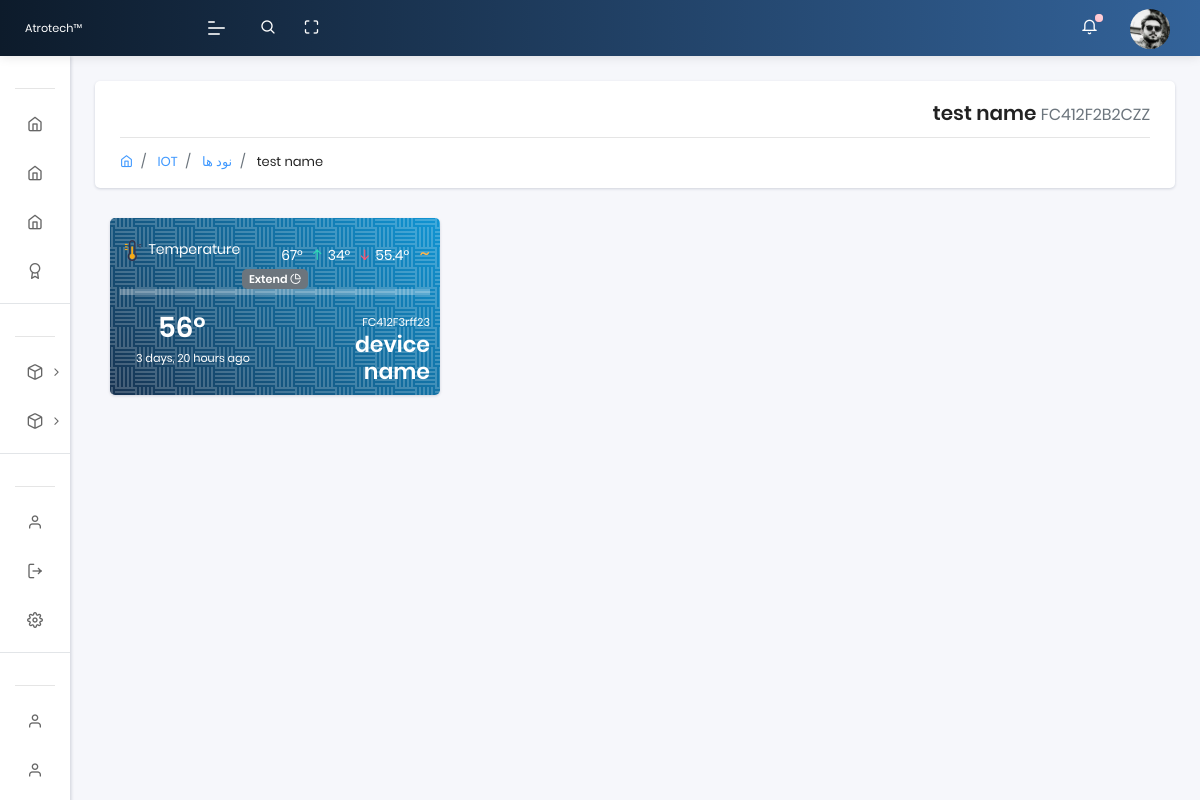
The app's page /nodes_detail/3/ (signed in), older data.
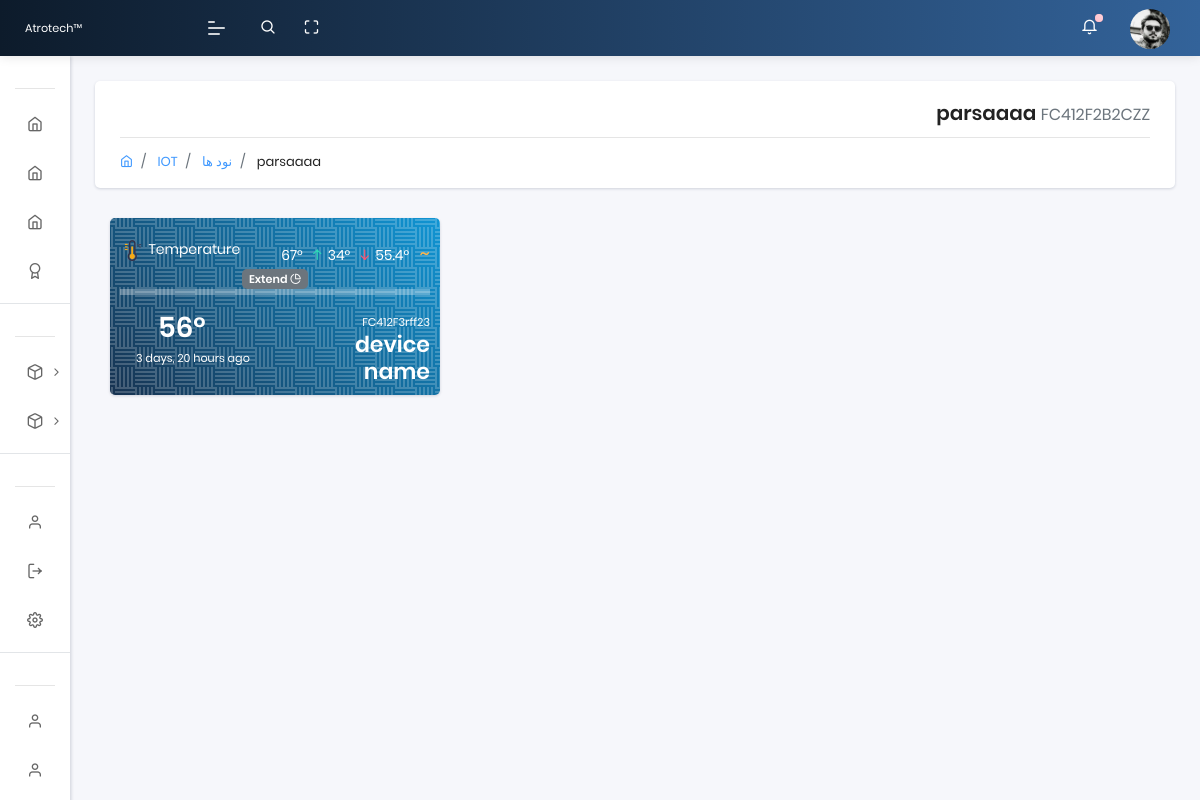
The same page, newer data.
### app/models.py (models this page shows, shortened)
class Rom(models.Model):
    name = models.CharField(max_length=40, default='device name')
    UUID = models.CharField(max_length=20)
    family_id = models.CharField(max_length=20)
    node_id = models.CharField(max_length=20)
    updated_on = models.DateTimeField(auto_now= True)
    created_on = models.DateTimeField()
    def get_absolute_sensor_url(self):
        return reverse('app:sensors_detail',args=[self.id])

### app/views.py (the view)
# urls.py: path('nodes_detail/<int:id>/',views.nodes_detail,name='nodes_detail'),
@login_required(login_url="/login/")
def nodes_detail(request, id):
    uuid = models.User_uuid.objects.filter(user=request.user).values('UUID')
    devices = models.Rom.objects.filter(UUID__in=uuid, family_id='01')
    side_temp = models.Rom.objects.filter(family_id='28')
    node = get_object_or_404(models.Rom, id=id)
    sensors = models.Rom.objects.filter(node_id=node.node_id)
    sensors_uuid = models.Rom.objects.filter(node_id=node.node_id).values('UUID')
    temp12 = models.Temp12.objects.filter(UUID__in=sensors_uuid)
    temp_uuid = models.Temp12.objects.filter(UUID__in=sensors_uuid).values('UUID').distinct()
    temp_just_uuid=list(temp_uuid.values_list('UUID', flat=True))
    i=0
    temp_data = []
    temp_last_7_chart = []
    while i < len(temp_just_uuid):
        Temp12_value = models.Temp12.objects.filter(UUID=temp_just_uuid[i]).values_list('temp', flat=True).latest('created_on')
        max = models.Temp12.objects.filter(UUID=temp_just_uuid[i]).aggregate(Max('temp'))['temp__max']
        min = models.Temp12.objects.filter(UUID=temp_just_uuid[i]).aggregate(Min('temp'))['temp__min']
        avg = models.Temp12.objects.filter(UUID=temp_just_uuid[i]).aggregate(Avg('temp'))['temp__avg']
        last_update = models.Temp12.objects.filter(UUID=temp_just_uuid[i]).values_list('created_on', flat=True).latest('created_on')
        data_feeding =  { 'UUID':temp_just_uuid[i], 'last_temp':Temp12_value, 'max_temp':max, 'min_temp':min, 'avg_temp':avg, 'last_update':last_update }
        temp_data.append(data_feeding)
        last7 = list(models.Temp12.objects.filter(UUID=temp_just_uuid[i]).values_list('temp', flat=True).order_by('-created_on')[:7])
        last7.reverse()
        last7_data =  { 'UUID':temp_just_uuid[i], 'data':last7 }
        temp_last_7_chart.append(last7_data)
        i+=1
    context = {
    'devices':devices,
    'side_temp':side_temp,
    'node':node,
    'sensors':sensors,
    'temp12':temp12,
    'temp_data':temp_data,
    'temp_last_7_chart':temp_last_7_chart
    }
    context['segment'] = 'nodes_detail'
    html_template = loader.get_template( 'nodes_detail.html' )
    return HttpResponse(html_template.render(context, request))

### templates/nodes_detail.html (shortened to what this page needs)
{% extends "layouts/base.html" %}
{% block content %}
{% load humanize %}
  <section class="pcoded-main-container">
      <div class="pcoded-content">
          <div class="page-header">
            <div class="page-block">
              <div class="row align-items-center">
                <div class="col-md-12">
                  <div class="page-header-title">
                    <h5 class="m-b-10" align="right" dir="rtl"> {{ node.name }} <small class="text-muted">{{ node.UUID }}</small> </h5>
                  </div>
                  <ul class="breadcrumb">
                    <li class="breadcrumb-item"><a href="index.html"><i class="feather icon-home"></i></a></li>
                    <li class="breadcrumb-item"><a href="#!"> IOT </a></li>
                    <li class="breadcrumb-item"><a href="#!"> نود ها </a></li>
                    <li class="breadcrumb-item"><a href="#!"> {{ node.name }} </a></li>
                  </ul>
                </div>
              </div>
            </div>
          </div>
      <div class="container">
        <div class="row">
         {% for Rom in sensors %}
             {% if Rom.family_id == "28" %}
               {% for Temp12 in temp_data %}
               {% if Rom.UUID == Temp12.UUID %}
               <div class="col-sm-4">
                     <div class="card bg-primary text-white">
                         <div class="card-body bg-patern-white">
                             <div class="row">
                                 <div class="col-auto">
                                   <img src="/static/assets/images/sensors/temp.png" width="25px">
                                   <span>Temperature</span>
                                 </div>
                                 <div class="col text-right">
                                     <span class="text-white"> {{ Temp12.max_temp }}° <i class="feather icon-arrow-up ml-1 text-success"></i></span>
                                     <span class="text-white"> {{ Temp12.min_temp }}° <i class="feather icon-arrow-down ml-1 text-danger"></i></span>
                                     <span class="text-white"> {{ Temp12.avg_temp|floatformat:1 }}° &nbsp;&nbsp;<span style="font-size: 20px;" class="text-warning">~</span> </span>
                                 </div>
                             </div>
                             <div align="center">
                               <a href="#!" class="badge badge-secondary collapsible">Extend <i class="feather icon-pie-chart"></i> </a>
                               <div class="collapsiblecontent" style="background-color:#ffffff4f;">
                               </div>
                             </div>
                             <div class="row mt-3">
                                 <div class="col">
                                   <h3 class="m-0 text-white">
                                        {{ Temp12.last_temp }}°
                                   </h3>
                                   <small class="ml-3"> {{ Temp12.last_update|naturaltime }} </small>
                                 </div>
                                 <div class="col" align="right">
                                     <small> {{ Rom.UUID }} </small>
                                     <a href="{{ Rom.get_absolute_sensor_url }}"><h4 class="m-0 text-white text-right"> {{ Rom.name }} </h4></a>
                                 </div>
                             </div>
                         </div>
                     </div>
                </div>
               {% endif %}
               {% endfor %}
             {% endif %}
         {% endfor %}
        </div>
      </div>
        </div>
    </section>
{% endblock content %}

### templates/includes/sidebar.html (shortened to what this page needs)
	<nav class="pcoded-navbar menupos-fixed menu-light ">
		<div class="navbar-wrapper  ">
			<div class="navbar-content scroll-div " >
				<ul class="nav pcoded-inner-navbar ">
					<li class="nav-item pcoded-menu-caption">
					</li>
					<li class="nav-item">
					    <a href="/" class="nav-link ">
                <span class="pcoded-micon"> <i class="feather icon-home"></i> </span>
							</a>
					</li>
					<li class="nav-item">
					    <a href="{% url 'app:nodes' %}" class="nav-link ">
                <span class="pcoded-micon"> <i class="feather icon-home"></i> </span>
							</a>
					</li>
					<li class="nav-item">
					    <a href="{% url 'app:sensors' %}" class="nav-link ">
                <span class="pcoded-micon"> <i class="feather icon-home"></i> </span>
							</a>
					</li>
					<li class="nav-item">
					    <a href="#eee" class="nav-link ">
                <span class="pcoded-micon"> <i class="feather icon-award"></i> </span>
							</a>
					</li>
					<li class="nav-item pcoded-menu-caption">
					</li>
					{% for Rom in devices %}
					<li class="nav-item pcoded-hasmenu">
						<a href="#!" class="nav-link "><span class="pcoded-micon"><i class="feather icon-box"></i></span><span class="pcoded-mtext"> {{ Rom.name }} </span></a>
					</li>
					{% endfor %}
					<li class="nav-item pcoded-menu-caption">
					</li>
					<li class="nav-item">
					    <a href="/profile" class="nav-link "><span class="pcoded-micon">
						    <i class="feather icon-user"></i></span><span class="pcoded-mtext"> پروفایل </span>
						  </a>
					</li>
					<li class="nav-item">
					    <a href="{% url 'logout' %}" class="nav-link "><span class="pcoded-micon">
						    <i class="feather icon-log-out"></i></span><span class="pcoded-mtext"> خروج </span>
						  </a>
					</li>
					<li class="nav-item">
					    <a href="#ttt" class="nav-link "><span class="pcoded-micon">
						    <i class="feather icon-settings"></i></span><span class="pcoded-mtext"> تنظیمات </span>
					  	</a>
					</li>
					<li class="nav-item pcoded-menu-caption">
					</li>
					<li class="nav-item">
					    <a href="#www" class="nav-link "><span class="pcoded-micon">
						    <i class="feather icon-user"></i></span><span class="pcoded-mtext"> مستندات </span>
						  </a>
					</li>
					<li class="nav-item">
					    <a href="#fff" class="nav-link "><span class="pcoded-micon">
						    <i class="feather icon-user"></i></span><span class="pcoded-mtext"> سوالات متداول </span>
						  </a>
					</li>
					<li class="nav-item">
					</li>
<br><br><br><br><br><br><br><hr><br>
				</ul>
			</div>
		</div>
	</nav>

Row changes from the older to the newer data that the page shows:
changed Rom "FC412F2B2CZZ": name "test name" → "parsaaaa"
